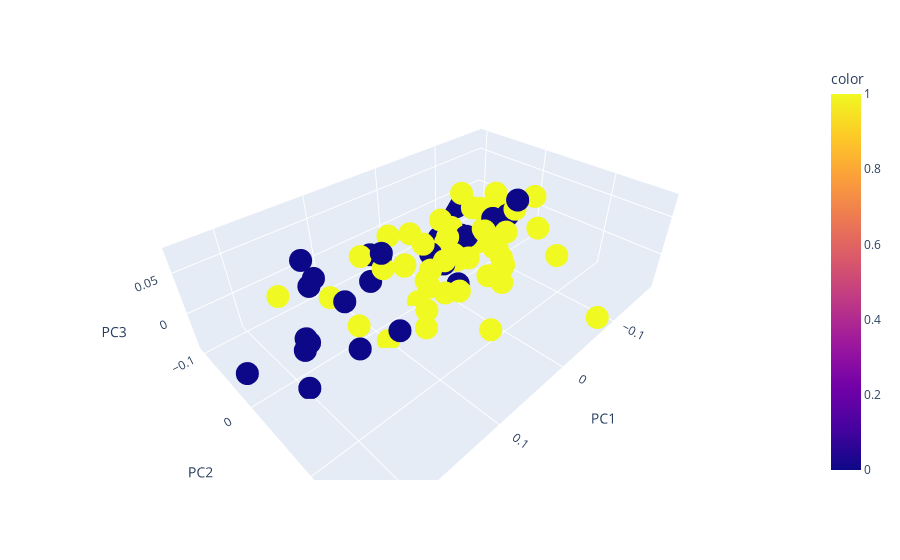

Here is the notebook cell this chart was saved with:
### Code cell
labels = data_df_avg_D["sex"].values
pca = PCA(n_components=3)
results = pca.fit_transform(data_df_avg_D.drop(columns="sex"))


px.scatter_3d(pd.DataFrame(results, columns=["PC1", "PC2", "PC3"]), x="PC1", y="PC2", z="PC3", color=labels)
